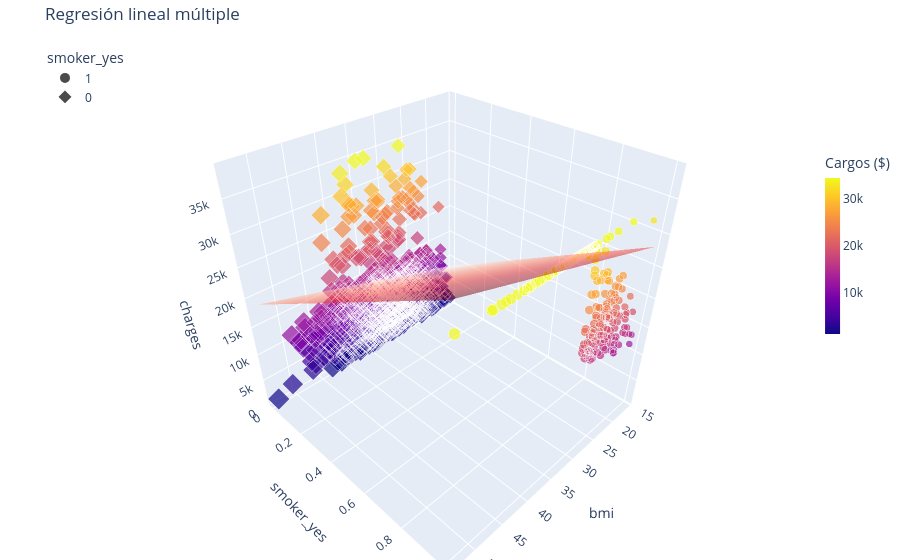

Notebook code cell kept with this figure:
### Code cell
bmi_range = np.linspace(xs.min(), xs.max(), 20)
smoker_range = np.array([0, 1])
X_mesh, Y_mesh = np.meshgrid(bmi_range, smoker_range)

Z =  model_p2.coef_[0] * X_mesh + model_p2.coef_[1] * Y_mesh + model.intercept_

fig = px.scatter_3d(data_clean.loc[:, ['smoker_yes', 'bmi', 'charges']], 
                    x = 'bmi', y = 'smoker_yes', z = 'charges', color='charges',
                    size='bmi', size_max = 20,symbol='smoker_yes', title="Regresión lineal múltiple")

fig.add_trace(
    go.Surface(
        x = bmi_range, y = smoker_range, z = Z,
        name = 'Regresión Lineal Múltiple',
        opacity = 0.5, showscale=False, 
        colorscale = 'Reds')
)

fig.update_layout(
    margin=dict(l=0, r=0, b=0, t=40), # Ajusta márgenes
    legend=dict(
        yanchor="top",
        y=0.99,
        xanchor="left",
        x=0.05 # Mueve la leyenda de smoker a la izquierda
    ),
    coloraxis_colorbar=dict(
        title="Cargos ($)",
        thicknessmode="pixels", thickness=15,
        lenmode="pixels", len=200,
        yanchor="top", y=0.8,
        xanchor="right", x=1 # Mantiene la barra de color a la derecha
    )
)

fig.show()

### Figure 1 — Plotly figure (JSON) as saved in the notebook; plotly's stock layout.template omitted (floating-point values rounded to 4 significant figures; data arrays with more than 128 entries replaced by an {"elided": "..."} marker saying what was removed)
{"data": [{"hovertemplate": "smoker_yes=%{y}<br>bmi=%{marker.size}<br>charges=%{marker.color}<extra></extra>", "legendgroup": "1", "marker": {"color": {"elided": "274 float values"}, "coloraxis": "coloraxis", "size": {"elided": "274 float values"}, "sizemode": "area", "sizeref": 0.1328, "symbol": "circle"}, "mode": "markers", "name": "1", "scene": "scene", "showlegend": true, "type": "scatter3d", "x": {"elided": "274 float values"}, "y": {"elided": "274 int values"}, "z": {"elided": "274 float values"}}, {"hovertemplate": "smoker_yes=%{y}<br>bmi=%{marker.size}<br>charges=%{marker.color}<extra></extra>", "legendgroup": "0", "marker": {"color": {"elided": "1064 float values"}, "coloraxis": "coloraxis", "size": {"elided": "1064 float values"}, "sizemode": "area", "sizeref": 0.1328, "symbol": "diamond"}, "mode": "markers", "name": "0", "scene": "scene", "showlegend": true, "type": "scatter3d", "x": {"elided": "1064 float values"}, "y": {"elided": "1064 int values"}, "z": {"elided": "1064 float values"}}, {"colorscale": [[0, "rgb(255,245,240)"], [0.125, "rgb(254,224,210)"], [0.25, "rgb(252,187,161)"], [0.375, "rgb(252,146,114)"], [0.5, "rgb(251,106,74)"], [0.625, "rgb(239,59,44)"], [0.75, "rgb(203,24,29)"], [0.875, "rgb(165,15,21)"], [1, "rgb(103,0,13)"]], "name": "Regresión Lineal Múltiple", "opacity": 0.5, "showscale": false, "type": "surface", "x": [15.96, 17.92, 19.87, 21.83, 23.79, 25.74, 27.7, 29.65, 31.61, 33.57, 35.52, 37.48, 39.44, 41.39, 43.35, 45.3, 47.26, 49.22, 51.17, 53.13], "y": [0, 1], "z": [[8713.0, 9254.0, 9795.0, 10340.0, 10880.0, 11420.0, 11960.0, 12500.0, 13040.0, 13590.0, 14130.0, 14670.0, 15210.0, 15750.0, 16290.0, 16830.0, 17370.0, 17920.0, 18460.0, 19000.0], [28190.0, 28730.0, 29270.0, 29810.0, 30350.0, 30890.0, 31440.0, 31980.0, 32520.0, 33060.0, 33600.0, 34140.0, 34680.0, 35230.0, 35770.0, 36310.0, 36850.0, 37390.0, 37930.0, 38470.0]]}], "layout": {"coloraxis": {"colorbar": {"len": 200, "lenmode": "pixels", "thickness": 15, "thicknessmode": "pixels", "title": {"text": "Cargos ($)"}, "x": 1, "xanchor": "right", "y": 0.8, "yanchor": "top"}, "colorscale": [[0, "#0d0887"], [0.1111, "#46039f"], [0.2222, "#7201a8"], [0.3333, "#9c179e"], [0.4444, "#bd3786"], [0.5556, "#d8576b"], [0.6667, "#ed7953"], [0.7778, "#fb9f3a"], [0.8889, "#fdca26"], [1, "#f0f921"]]}, "legend": {"itemsizing": "constant", "title": {"text": "smoker_yes"}, "tracegroupgap": 0, "x": 0.05, "xanchor": "left", "y": 0.99, "yanchor": "top"}, "margin": {"b": 0, "l": 0, "r": 0, "t": 40}, "scene": {"domain": {"x": [0, 1], "y": [0, 1]}, "xaxis": {"title": {"text": "bmi"}}, "yaxis": {"categoryarray": [1, 0], "categoryorder": "array", "title": {"text": "smoker_yes"}}, "zaxis": {"title": {"text": "charges"}}}, "title": {"text": "Regresión lineal múltiple"}}}
